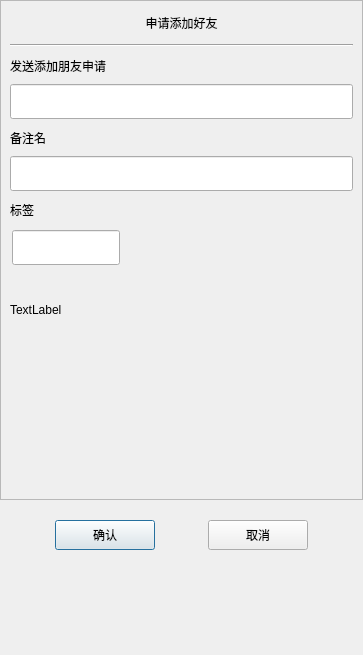
<?xml version="1.0" encoding="UTF-8"?>
<ui version="4.0">
 <class>ApplyFriend</class>
 <widget class="QDialog" name="ApplyFriend">
  <property name="geometry">
   <rect>
    <x>0</x>
    <y>0</y>
    <width>363</width>
    <height>655</height>
   </rect>
  </property>
  <property name="windowTitle">
   <string>Dialog</string>
  </property>
  <layout class="QVBoxLayout" name="verticalLayout">
   <property name="spacing">
    <number>0</number>
   </property>
   <property name="leftMargin">
    <number>0</number>
   </property>
   <property name="topMargin">
    <number>0</number>
   </property>
   <property name="rightMargin">
    <number>0</number>
   </property>
   <property name="bottomMargin">
    <number>0</number>
   </property>
   <item>
    <widget class="QScrollArea" name="scrollArea">
     <property name="minimumSize">
      <size>
       <width>0</width>
       <height>500</height>
      </size>
     </property>
     <property name="widgetResizable">
      <bool>true</bool>
     </property>
     <widget class="QWidget" name="scrollcontent">
      <property name="geometry">
       <rect>
        <x>0</x>
        <y>0</y>
        <width>361</width>
        <height>498</height>
       </rect>
      </property>
      <layout class="QVBoxLayout" name="verticalLayout_6">
       <property name="spacing">
        <number>0</number>
       </property>
       <property name="leftMargin">
        <number>0</number>
       </property>
       <property name="rightMargin">
        <number>0</number>
       </property>
       <item>
        <widget class="QLabel" name="apply_lb">
         <property name="minimumSize">
          <size>
           <width>0</width>
           <height>25</height>
          </size>
         </property>
         <property name="maximumSize">
          <size>
           <width>16777215</width>
           <height>25</height>
          </size>
         </property>
         <property name="text">
          <string>申请添加好友</string>
         </property>
         <property name="alignment">
          <set>Qt::AlignCenter</set>
         </property>
        </widget>
       </item>
       <item>
        <widget class="QWidget" name="apply_wid" native="true">
         <layout class="QVBoxLayout" name="verticalLayout_2">
          <item>
           <widget class="Line" name="h_line">
            <property name="orientation">
             <enum>Qt::Horizontal</enum>
            </property>
           </widget>
          </item>
          <item>
           <widget class="QLabel" name="label">
            <property name="minimumSize">
             <size>
              <width>0</width>
              <height>25</height>
             </size>
            </property>
            <property name="maximumSize">
             <size>
              <width>16777215</width>
              <height>25</height>
             </size>
            </property>
            <property name="text">
             <string>发送添加朋友申请</string>
            </property>
           </widget>
          </item>
          <item>
           <widget class="CustomizeEdit" name="name_ed">
            <property name="minimumSize">
             <size>
              <width>0</width>
              <height>35</height>
             </size>
            </property>
            <property name="maximumSize">
             <size>
              <width>16777215</width>
              <height>35</height>
             </size>
            </property>
           </widget>
          </item>
          <item>
           <widget class="QLabel" name="label_2">
            <property name="minimumSize">
             <size>
              <width>0</width>
              <height>25</height>
             </size>
            </property>
            <property name="maximumSize">
             <size>
              <width>16777215</width>
              <height>25</height>
             </size>
            </property>
            <property name="text">
             <string>备注名</string>
            </property>
           </widget>
          </item>
          <item>
           <widget class="CustomizeEdit" name="back_ed">
            <property name="minimumSize">
             <size>
              <width>0</width>
              <height>35</height>
             </size>
            </property>
            <property name="maximumSize">
             <size>
              <width>16777215</width>
              <height>35</height>
             </size>
            </property>
           </widget>
          </item>
          <item>
           <widget class="QLabel" name="label_3">
            <property name="minimumSize">
             <size>
              <width>0</width>
              <height>25</height>
             </size>
            </property>
            <property name="maximumSize">
             <size>
              <width>16777215</width>
              <height>25</height>
             </size>
            </property>
            <property name="text">
             <string>标签</string>
            </property>
           </widget>
          </item>
          <item>
           <widget class="QWidget" name="lb_group_wid" native="true">
            <property name="minimumSize">
             <size>
              <width>0</width>
              <height>50</height>
             </size>
            </property>
            <layout class="QVBoxLayout" name="verticalLayout_4">
             <property name="spacing">
              <number>0</number>
             </property>
             <property name="leftMargin">
              <number>0</number>
             </property>
             <property name="topMargin">
              <number>0</number>
             </property>
             <property name="rightMargin">
              <number>0</number>
             </property>
             <property name="bottomMargin">
              <number>0</number>
             </property>
             <item>
              <widget class="QWidget" name="gridWidget" native="true">
               <property name="minimumSize">
                <size>
                 <width>0</width>
                 <height>40</height>
                </size>
               </property>
               <property name="maximumSize">
                <size>
                 <width>16777215</width>
                 <height>40</height>
                </size>
               </property>
               <widget class="CustomizeEdit" name="lb_ed">
                <property name="geometry">
                 <rect>
                  <x>2</x>
                  <y>2</y>
                  <width>108</width>
                  <height>35</height>
                 </rect>
                </property>
                <property name="minimumSize">
                 <size>
                  <width>0</width>
                  <height>0</height>
                 </size>
                </property>
                <property name="maximumSize">
                 <size>
                  <width>16777215</width>
                  <height>35</height>
                 </size>
                </property>
               </widget>
              </widget>
             </item>
             <item>
              <widget class="QWidget" name="input_tip_wid" native="true">
               <property name="minimumSize">
                <size>
                 <width>0</width>
                 <height>35</height>
                </size>
               </property>
               <layout class="QVBoxLayout" name="verticalLayout_5">
                <property name="spacing">
                 <number>0</number>
                </property>
                <property name="leftMargin">
                 <number>0</number>
                </property>
                <property name="topMargin">
                 <number>0</number>
                </property>
                <property name="rightMargin">
                 <number>0</number>
                </property>
                <property name="bottomMargin">
                 <number>0</number>
                </property>
                <item>
                 <widget class="ClickedOnceLabel" name="tip_lb">
                  <property name="text">
                   <string>TextLabel</string>
                  </property>
                  <property name="alignment">
                   <set>Qt::AlignLeading|Qt::AlignLeft|Qt::AlignVCenter</set>
                  </property>
                 </widget>
                </item>
               </layout>
              </widget>
             </item>
            </layout>
           </widget>
          </item>
          <item>
           <widget class="QWidget" name="widget" native="true">
            <property name="minimumSize">
             <size>
              <width>0</width>
              <height>60</height>
             </size>
            </property>
            <property name="maximumSize">
             <size>
              <width>16777215</width>
              <height>16777215</height>
             </size>
            </property>
            <layout class="QHBoxLayout" name="horizontalLayout">
             <property name="leftMargin">
              <number>0</number>
             </property>
             <property name="topMargin">
              <number>0</number>
             </property>
             <property name="rightMargin">
              <number>0</number>
             </property>
             <property name="bottomMargin">
              <number>0</number>
             </property>
             <item>
              <widget class="QWidget" name="lb_list" native="true">
               <property name="minimumSize">
                <size>
                 <width>287</width>
                 <height>50</height>
                </size>
               </property>
               <property name="maximumSize">
                <size>
                 <width>287</width>
                 <height>16777215</height>
                </size>
               </property>
              </widget>
             </item>
             <item>
              <widget class="QWidget" name="more_lb_wid" native="true">
               <property name="minimumSize">
                <size>
                 <width>30</width>
                 <height>0</height>
                </size>
               </property>
               <property name="maximumSize">
                <size>
                 <width>30</width>
                 <height>16777215</height>
                </size>
               </property>
               <layout class="QVBoxLayout" name="verticalLayout_3">
                <property name="leftMargin">
                 <number>2</number>
                </property>
                <property name="topMargin">
                 <number>2</number>
                </property>
                <property name="rightMargin">
                 <number>2</number>
                </property>
                <property name="bottomMargin">
                 <number>2</number>
                </property>
                <item>
                 <spacer name="verticalSpacer_2">
                  <property name="orientation">
                   <enum>Qt::Vertical</enum>
                  </property>
                  <property name="sizeType">
                   <enum>QSizePolicy::Fixed</enum>
                  </property>
                  <property name="sizeHint" stdset="0">
                   <size>
                    <width>20</width>
                    <height>20</height>
                   </size>
                  </property>
                 </spacer>
                </item>
                <item>
                 <widget class="ClickedOnceLabel" name="more_lb">
                  <property name="minimumSize">
                   <size>
                    <width>25</width>
                    <height>25</height>
                   </size>
                  </property>
                  <property name="maximumSize">
                   <size>
                    <width>25</width>
                    <height>25</height>
                   </size>
                  </property>
                  <property name="text">
                   <string/>
                  </property>
                 </widget>
                </item>
                <item>
                 <spacer name="verticalSpacer_4">
                  <property name="orientation">
                   <enum>Qt::Vertical</enum>
                  </property>
                  <property name="sizeType">
                   <enum>QSizePolicy::Fixed</enum>
                  </property>
                  <property name="sizeHint" stdset="0">
                   <size>
                    <width>20</width>
                    <height>60</height>
                   </size>
                  </property>
                 </spacer>
                </item>
               </layout>
              </widget>
             </item>
            </layout>
           </widget>
          </item>
         </layout>
        </widget>
       </item>
      </layout>
     </widget>
    </widget>
   </item>
   <item>
    <spacer name="verticalSpacer_3">
     <property name="orientation">
      <enum>Qt::Vertical</enum>
     </property>
     <property name="sizeType">
      <enum>QSizePolicy::Fixed</enum>
     </property>
     <property name="sizeHint" stdset="0">
      <size>
       <width>20</width>
       <height>10</height>
      </size>
     </property>
    </spacer>
   </item>
   <item>
    <widget class="QWidget" name="apply_sure_wid" native="true">
     <property name="minimumSize">
      <size>
       <width>0</width>
       <height>50</height>
      </size>
     </property>
     <layout class="QHBoxLayout" name="horizontalLayout_2">
      <item>
       <spacer name="horizontalSpacer">
        <property name="orientation">
         <enum>Qt::Horizontal</enum>
        </property>
        <property name="sizeHint" stdset="0">
         <size>
          <width>39</width>
          <height>20</height>
         </size>
        </property>
       </spacer>
      </item>
      <item>
       <widget class="ClickedBtn" name="sure_btn">
        <property name="minimumSize">
         <size>
          <width>100</width>
          <height>30</height>
         </size>
        </property>
        <property name="maximumSize">
         <size>
          <width>100</width>
          <height>30</height>
         </size>
        </property>
        <property name="text">
         <string>确认</string>
        </property>
       </widget>
      </item>
      <item>
       <spacer name="horizontalSpacer_3">
        <property name="orientation">
         <enum>Qt::Horizontal</enum>
        </property>
        <property name="sizeHint" stdset="0">
         <size>
          <width>40</width>
          <height>20</height>
         </size>
        </property>
       </spacer>
      </item>
      <item>
       <widget class="ClickedBtn" name="cancel_btn">
        <property name="minimumSize">
         <size>
          <width>100</width>
          <height>30</height>
         </size>
        </property>
        <property name="text">
         <string>取消</string>
        </property>
       </widget>
      </item>
      <item>
       <spacer name="horizontalSpacer_2">
        <property name="orientation">
         <enum>Qt::Horizontal</enum>
        </property>
        <property name="sizeHint" stdset="0">
         <size>
          <width>40</width>
          <height>20</height>
         </size>
        </property>
       </spacer>
      </item>
     </layout>
    </widget>
   </item>
   <item>
    <spacer name="verticalSpacer">
     <property name="orientation">
      <enum>Qt::Vertical</enum>
     </property>
     <property name="sizeHint" stdset="0">
      <size>
       <width>20</width>
       <height>53</height>
      </size>
     </property>
    </spacer>
   </item>
  </layout>
 </widget>
 <customwidgets>
  <customwidget>
   <class>ClickedBtn</class>
   <extends>QPushButton</extends>
   <header location="global">clickedbtn.h</header>
  </customwidget>
  <customwidget>
   <class>CustomizeEdit</class>
   <extends>QLineEdit</extends>
   <header location="global">customizeedit.h</header>
  </customwidget>
  <customwidget>
   <class>ClickedOnceLabel</class>
   <extends>QLabel</extends>
   <header location="global">clickedoncelabel.h</header>
  </customwidget>
 </customwidgets>
 <resources/>
 <connections/>
</ui>
